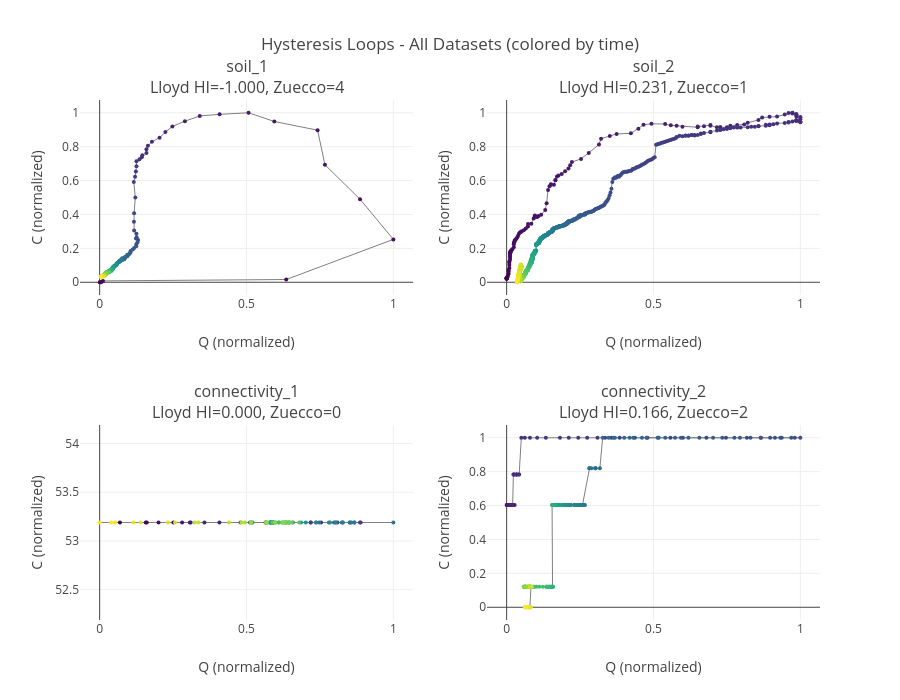

This figure's notebook cell:
### Code cell
# Create visual comparison
fig = make_subplots(
    rows=2, cols=2,
    subplot_titles=[
        f"{name}<br>Lloyd HI={summary_df.loc[i, 'Lloyd_mean_HInew']:.3f}, Zuecco={summary_df.loc[i, 'Zuecco_class']}"
        for i, name in enumerate(sheet_names)
    ],
    specs=[[{'type': 'scatter'}, {'type': 'scatter'}],
           [{'type': 'scatter'}, {'type': 'scatter'}]]
)

for idx, (name, df) in enumerate(datasets.items()):
    row = idx // 2 + 1
    col = idx % 2 + 1
    
    # Normalize data for plotting
    Q = df.iloc[:, 1].values
    C = df.iloc[:, 2].values
    Q_norm = (Q - Q.min()) / (Q.max() - Q.min()) if Q.max() > Q.min() else Q
    C_norm = (C - C.min()) / (C.max() - C.min()) if C.max() > C.min() else C
    
    fig.add_trace(
        go.Scatter(
            x=Q_norm, y=C_norm,
            mode='lines+markers',
            marker=dict(size=4, color=np.arange(len(Q_norm)), colorscale='Viridis'),
            line=dict(color='gray', width=1),
            name=name,
            showlegend=False
        ),
        row=row, col=col
    )
    
    fig.update_xaxes(title_text="Q (normalized)", row=row, col=col)
    fig.update_yaxes(title_text="C (normalized)", row=row, col=col)

fig.update_layout(
    title="Hysteresis Loops - All Datasets (colored by time)",
    height=700,
    template='none'
)

fig.show()

### Figure 1 — Plotly figure (JSON) as saved in the notebook; plotly's stock layout.template omitted (floating-point values rounded to 4 significant figures; data arrays with more than 128 entries replaced by an {"elided": "..."} marker saying what was removed)
{"data": [{"line": {"color": "gray", "width": 1}, "marker": {"color": {"elided": "149 int values"}, "colorscale": [[0, "#440154"], [0.1111, "#482878"], [0.2222, "#3e4989"], [0.3333, "#31688e"], [0.4444, "#26828e"], [0.5556, "#1f9e89"], [0.6667, "#35b779"], [0.7778, "#6ece58"], [0.8889, "#b5de2b"], [1, "#fde725"]], "size": 4}, "mode": "lines+markers", "name": "soil_1", "showlegend": false, "type": "scatter", "x": {"elided": "149 float values"}, "xaxis": "x", "y": {"elided": "149 float values"}, "yaxis": "y"}, {"line": {"color": "gray", "width": 1}, "marker": {"color": {"elided": "941 int values"}, "colorscale": [[0, "#440154"], [0.1111, "#482878"], [0.2222, "#3e4989"], [0.3333, "#31688e"], [0.4444, "#26828e"], [0.5556, "#1f9e89"], [0.6667, "#35b779"], [0.7778, "#6ece58"], [0.8889, "#b5de2b"], [1, "#fde725"]], "size": 4}, "mode": "lines+markers", "name": "soil_2", "showlegend": false, "type": "scatter", "x": {"elided": "941 float values"}, "xaxis": "x2", "y": {"elided": "941 float values"}, "yaxis": "y2"}, {"line": {"color": "gray", "width": 1}, "marker": {"color": [0, 1, 2, 3, 4, 5, 6, 7, 8, 9, 10, 11, 12, 13, 14, 15, 16, 17, 18, 19, 20, 21, 22, 23, 24, 25, 26, 27, 28, 29, 30, 31, 32, 33, 34, 35, 36, 37, 38, 39, 40, 41, 42, 43, 44, 45, 46, 47, 48, 49, 50, 51, 52, 53, 54, 55, 56, 57, 58, 59, 60, 61, 62, 63, 64, 65, 66, 67, 68, 69, 70, 71, 72, 73, 74, 75, 76, 77, 78, 79, 80, 81, 82, 83, 84, 85, 86, 87, 88], "colorscale": [[0, "#440154"], [0.1111, "#482878"], [0.2222, "#3e4989"], [0.3333, "#31688e"], [0.4444, "#26828e"], [0.5556, "#1f9e89"], [0.6667, "#35b779"], [0.7778, "#6ece58"], [0.8889, "#b5de2b"], [1, "#fde725"]], "size": 4}, "mode": "lines+markers", "name": "connectivity_1", "showlegend": false, "type": "scatter", "x": [0.06915, 0.1569, 0.1605, 0.251, 0.2005, 0.2807, 0.3099, 0.307, 0.3568, 0.4078, 0.517, 0.5897, 0.8887, 0.754, 0.8096, 0.8514, 0.719, 0.7182, 0.8863, 0.8672, 0.8277, 0.6579, 0.5654, 0.5821, 0.5646, 0.5829, 0.5814, 0.5117, 0.4794, 0.7376, 0.7978, 0.8025, 0.7478, 0.8246, 1, 0.8672, 0.853, 0.8569, 0.8277, 0.8049, 0.7806, 0.7361, 0.7845, 0.7019, 0.6857, 0.6356, 0.631, 0.589, 0.5829, 0.5791, 0.5928, 0.592, 0.6441, 0.5207, 0.5715, 0.592, 0.6104, 0.6272, 0.6464, 0.5875, 0.5997, 0.6203, 0.6096, 0.6372, 0.6795, 0.589, 0.6556, 0.6448, 0.6402, 0.6479, 0.631, 0.6218, 0.6264, 0.5974, 0.5692, 0.5662, 0.5155, 0.4944, 0.4831, 0.4405, 0.3231, 0.3363, 0.2568, 0.2322, 0.1391, 0.115, 0.05231, 0.03902, 0], "xaxis": "x3", "y": [53.19, 53.19, 53.19, 53.19, 53.19, 53.19, 53.19, 53.19, 53.19, 53.19, 53.19, 53.19, 53.19, 53.19, 53.19, 53.19, 53.19, 53.19, 53.19, 53.19, 53.19, 53.19, 53.19, 53.19, 53.19, 53.19, 53.19, 53.19, 53.19, 53.19, 53.19, 53.19, 53.19, 53.19, 53.19, 53.19, 53.19, 53.19, 53.19, 53.19, 53.19, 53.19, 53.19, 53.19, 53.19, 53.19, 53.19, 53.19, 53.19, 53.19, 53.19, 53.19, 53.19, 53.19, 53.19, 53.19, 53.19, 53.19, 53.19, 53.19, 53.19, 53.19, 53.19, 53.19, 53.19, 53.19, 53.19, 53.19, 53.19, 53.19, 53.19, 53.19, 53.19, 53.19, 53.19, 53.19, 53.19, 53.19, 53.19, 53.19, 53.19, 53.19, 53.19, 53.19, 53.19, 53.19, 53.19, 53.19, 53.19], "yaxis": "y3"}, {"line": {"color": "gray", "width": 1}, "marker": {"color": {"elided": "239 int values"}, "colorscale": [[0, "#440154"], [0.1111, "#482878"], [0.2222, "#3e4989"], [0.3333, "#31688e"], [0.4444, "#26828e"], [0.5556, "#1f9e89"], [0.6667, "#35b779"], [0.7778, "#6ece58"], [0.8889, "#b5de2b"], [1, "#fde725"]], "size": 4}, "mode": "lines+markers", "name": "connectivity_2", "showlegend": false, "type": "scatter", "x": {"elided": "239 float values"}, "xaxis": "x4", "y": {"elided": "239 float values"}, "yaxis": "y4"}], "layout": {"annotations": [{"font": {"size": 16}, "showarrow": false, "text": "soil_1<br>Lloyd HI=-1.000, Zuecco=4", "x": 0.225, "xanchor": "center", "xref": "paper", "y": 1, "yanchor": "bottom", "yref": "paper"}, {"font": {"size": 16}, "showarrow": false, "text": "soil_2<br>Lloyd HI=0.231, Zuecco=1", "x": 0.775, "xanchor": "center", "xref": "paper", "y": 1, "yanchor": "bottom", "yref": "paper"}, {"font": {"size": 16}, "showarrow": false, "text": "connectivity_1<br>Lloyd HI=0.000, Zuecco=0", "x": 0.225, "xanchor": "center", "xref": "paper", "y": 0.375, "yanchor": "bottom", "yref": "paper"}, {"font": {"size": 16}, "showarrow": false, "text": "connectivity_2<br>Lloyd HI=0.166, Zuecco=2", "x": 0.775, "xanchor": "center", "xref": "paper", "y": 0.375, "yanchor": "bottom", "yref": "paper"}], "height": 700, "title": {"text": "Hysteresis Loops - All Datasets (colored by time)"}, "xaxis": {"anchor": "y", "domain": [0, 0.45], "title": {"text": "Q (normalized)"}}, "xaxis2": {"anchor": "y2", "domain": [0.55, 1], "title": {"text": "Q (normalized)"}}, "xaxis3": {"anchor": "y3", "domain": [0, 0.45], "title": {"text": "Q (normalized)"}}, "xaxis4": {"anchor": "y4", "domain": [0.55, 1], "title": {"text": "Q (normalized)"}}, "yaxis": {"anchor": "x", "domain": [0.625, 1], "title": {"text": "C (normalized)"}}, "yaxis2": {"anchor": "x2", "domain": [0.625, 1], "title": {"text": "C (normalized)"}}, "yaxis3": {"anchor": "x3", "domain": [0, 0.375], "title": {"text": "C (normalized)"}}, "yaxis4": {"anchor": "x4", "domain": [0, 0.375], "title": {"text": "C (normalized)"}}}}
